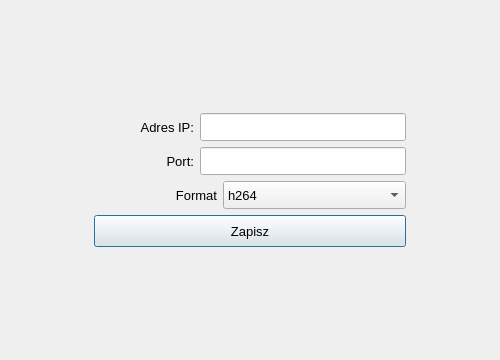
<?xml version="1.0" encoding="UTF-8"?>
<ui version="4.0">
 <class>SettingsStream</class>
 <widget class="QDialog" name="SettingsStream">
  <property name="geometry">
   <rect>
    <x>0</x>
    <y>0</y>
    <width>500</width>
    <height>360</height>
   </rect>
  </property>
  <property name="windowTitle">
   <string>Ustawienia streamu</string>
  </property>
  <property name="styleSheet">
   <string notr="true"/>
  </property>
  <layout class="QGridLayout" name="gridLayout">
   <item row="0" column="2">
    <spacer name="verticalSpacer_2">
     <property name="orientation">
      <enum>Qt::Vertical</enum>
     </property>
     <property name="sizeHint" stdset="0">
      <size>
       <width>20</width>
       <height>88</height>
      </size>
     </property>
    </spacer>
   </item>
   <item row="1" column="0">
    <spacer name="horizontalSpacer">
     <property name="orientation">
      <enum>Qt::Horizontal</enum>
     </property>
     <property name="sizeType">
      <enum>QSizePolicy::Preferred</enum>
     </property>
     <property name="sizeHint" stdset="0">
      <size>
       <width>83</width>
       <height>20</height>
      </size>
     </property>
    </spacer>
   </item>
   <item row="1" column="1" colspan="2">
    <layout class="QHBoxLayout" name="horizontalLayout">
     <property name="sizeConstraint">
      <enum>QLayout::SetDefaultConstraint</enum>
     </property>
     <item>
      <widget class="QLabel" name="label">
       <property name="minimumSize">
        <size>
         <width>100</width>
         <height>0</height>
        </size>
       </property>
       <property name="font">
        <font>
         <pointsize>10</pointsize>
        </font>
       </property>
       <property name="text">
        <string>Adres IP:</string>
       </property>
       <property name="alignment">
        <set>Qt::AlignRight|Qt::AlignTrailing|Qt::AlignVCenter</set>
       </property>
      </widget>
     </item>
     <item>
      <widget class="QLineEdit" name="lineEdit_ip">
       <property name="minimumSize">
        <size>
         <width>183</width>
         <height>28</height>
        </size>
       </property>
       <property name="baseSize">
        <size>
         <width>183</width>
         <height>0</height>
        </size>
       </property>
       <property name="font">
        <font>
         <pointsize>10</pointsize>
        </font>
       </property>
       <property name="text">
        <string/>
       </property>
      </widget>
     </item>
    </layout>
   </item>
   <item row="1" column="3">
    <spacer name="horizontalSpacer_2">
     <property name="orientation">
      <enum>Qt::Horizontal</enum>
     </property>
     <property name="sizeType">
      <enum>QSizePolicy::Preferred</enum>
     </property>
     <property name="sizeHint" stdset="0">
      <size>
       <width>83</width>
       <height>20</height>
      </size>
     </property>
    </spacer>
   </item>
   <item row="2" column="0">
    <spacer name="horizontalSpacer_4">
     <property name="orientation">
      <enum>Qt::Horizontal</enum>
     </property>
     <property name="sizeType">
      <enum>QSizePolicy::Preferred</enum>
     </property>
     <property name="sizeHint" stdset="0">
      <size>
       <width>83</width>
       <height>20</height>
      </size>
     </property>
    </spacer>
   </item>
   <item row="2" column="1" colspan="2">
    <layout class="QHBoxLayout" name="horizontalLayout_2">
     <item>
      <widget class="QLabel" name="label_2">
       <property name="minimumSize">
        <size>
         <width>100</width>
         <height>0</height>
        </size>
       </property>
       <property name="font">
        <font>
         <pointsize>10</pointsize>
        </font>
       </property>
       <property name="text">
        <string>Port:</string>
       </property>
       <property name="alignment">
        <set>Qt::AlignRight|Qt::AlignTrailing|Qt::AlignVCenter</set>
       </property>
      </widget>
     </item>
     <item>
      <widget class="QLineEdit" name="lineEdit_port">
       <property name="minimumSize">
        <size>
         <width>183</width>
         <height>28</height>
        </size>
       </property>
       <property name="baseSize">
        <size>
         <width>183</width>
         <height>0</height>
        </size>
       </property>
       <property name="font">
        <font>
         <pointsize>10</pointsize>
        </font>
       </property>
       <property name="text">
        <string/>
       </property>
      </widget>
     </item>
    </layout>
   </item>
   <item row="2" column="3">
    <spacer name="horizontalSpacer_3">
     <property name="orientation">
      <enum>Qt::Horizontal</enum>
     </property>
     <property name="sizeType">
      <enum>QSizePolicy::Preferred</enum>
     </property>
     <property name="sizeHint" stdset="0">
      <size>
       <width>83</width>
       <height>20</height>
      </size>
     </property>
    </spacer>
   </item>
   <item row="3" column="0">
    <spacer name="horizontalSpacer_6">
     <property name="orientation">
      <enum>Qt::Horizontal</enum>
     </property>
     <property name="sizeType">
      <enum>QSizePolicy::Preferred</enum>
     </property>
     <property name="sizeHint" stdset="0">
      <size>
       <width>83</width>
       <height>20</height>
      </size>
     </property>
    </spacer>
   </item>
   <item row="3" column="1" colspan="2">
    <layout class="QHBoxLayout" name="horizontalLayout_3">
     <item>
      <widget class="QLabel" name="label_3">
       <property name="minimumSize">
        <size>
         <width>100</width>
         <height>0</height>
        </size>
       </property>
       <property name="font">
        <font>
         <pointsize>10</pointsize>
        </font>
       </property>
       <property name="text">
        <string>Format</string>
       </property>
       <property name="alignment">
        <set>Qt::AlignRight|Qt::AlignTrailing|Qt::AlignVCenter</set>
       </property>
      </widget>
     </item>
     <item>
      <widget class="QComboBox" name="comboBox_format">
       <property name="minimumSize">
        <size>
         <width>183</width>
         <height>28</height>
        </size>
       </property>
       <property name="baseSize">
        <size>
         <width>183</width>
         <height>0</height>
        </size>
       </property>
       <property name="font">
        <font>
         <pointsize>10</pointsize>
        </font>
       </property>
       <item>
        <property name="text">
         <string>h264</string>
        </property>
       </item>
       <item>
        <property name="text">
         <string>mjpeg</string>
        </property>
       </item>
      </widget>
     </item>
    </layout>
   </item>
   <item row="3" column="3">
    <spacer name="horizontalSpacer_5">
     <property name="orientation">
      <enum>Qt::Horizontal</enum>
     </property>
     <property name="sizeType">
      <enum>QSizePolicy::Preferred</enum>
     </property>
     <property name="sizeHint" stdset="0">
      <size>
       <width>83</width>
       <height>20</height>
      </size>
     </property>
    </spacer>
   </item>
   <item row="4" column="1" colspan="2">
    <widget class="QPushButton" name="pushButton_save">
     <property name="minimumSize">
      <size>
       <width>200</width>
       <height>32</height>
      </size>
     </property>
     <property name="font">
      <font>
       <pointsize>10</pointsize>
      </font>
     </property>
     <property name="text">
      <string>Zapisz</string>
     </property>
    </widget>
   </item>
   <item row="5" column="1">
    <spacer name="verticalSpacer">
     <property name="orientation">
      <enum>Qt::Vertical</enum>
     </property>
     <property name="sizeHint" stdset="0">
      <size>
       <width>20</width>
       <height>87</height>
      </size>
     </property>
    </spacer>
   </item>
  </layout>
 </widget>
 <resources/>
 <connections/>
</ui>
